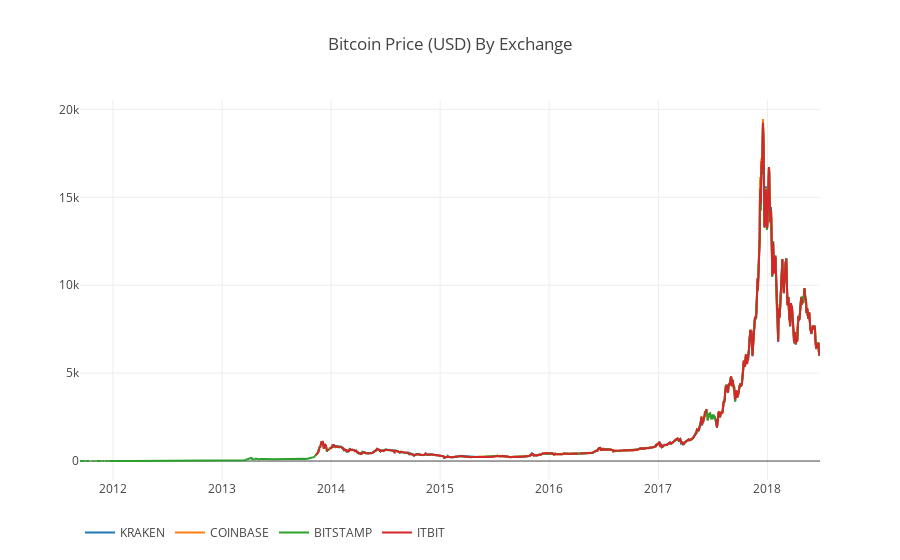

Write notebook code for a chart like this one.
### Code cell
# Plot the revised dataframe
df_scatter(btc_usd_datasets, 'Bitcoin Price (USD) By Exchange')

### Figure 1 — Plotly figure (JSON) as saved in the notebook; plotly's stock layout.template omitted (floating-point values rounded to 4 significant figures; data arrays with more than 128 entries replaced by an {"elided": "..."} marker saying what was removed)
{"data": [{"name": "KRAKEN", "type": "scatter", "visible": "visible", "x": {"elided": "2479 str values"}, "y": {"elided": "2479 float values"}}, {"name": "COINBASE", "type": "scatter", "visible": "visible", "x": {"elided": "2479 str values"}, "y": {"elided": "2479 float values"}}, {"name": "BITSTAMP", "type": "scatter", "visible": "visible", "x": {"elided": "2479 str values"}, "y": {"elided": "2479 float values"}}, {"name": "ITBIT", "type": "scatter", "visible": "visible", "x": {"elided": "2479 str values"}, "y": {"elided": "2479 float values"}}], "layout": {"legend": {"orientation": "h"}, "title": "Bitcoin Price (USD) By Exchange", "xaxis": {"type": "date"}, "yaxis": {"showticklabels": true, "title": "", "type": "linear"}}}
